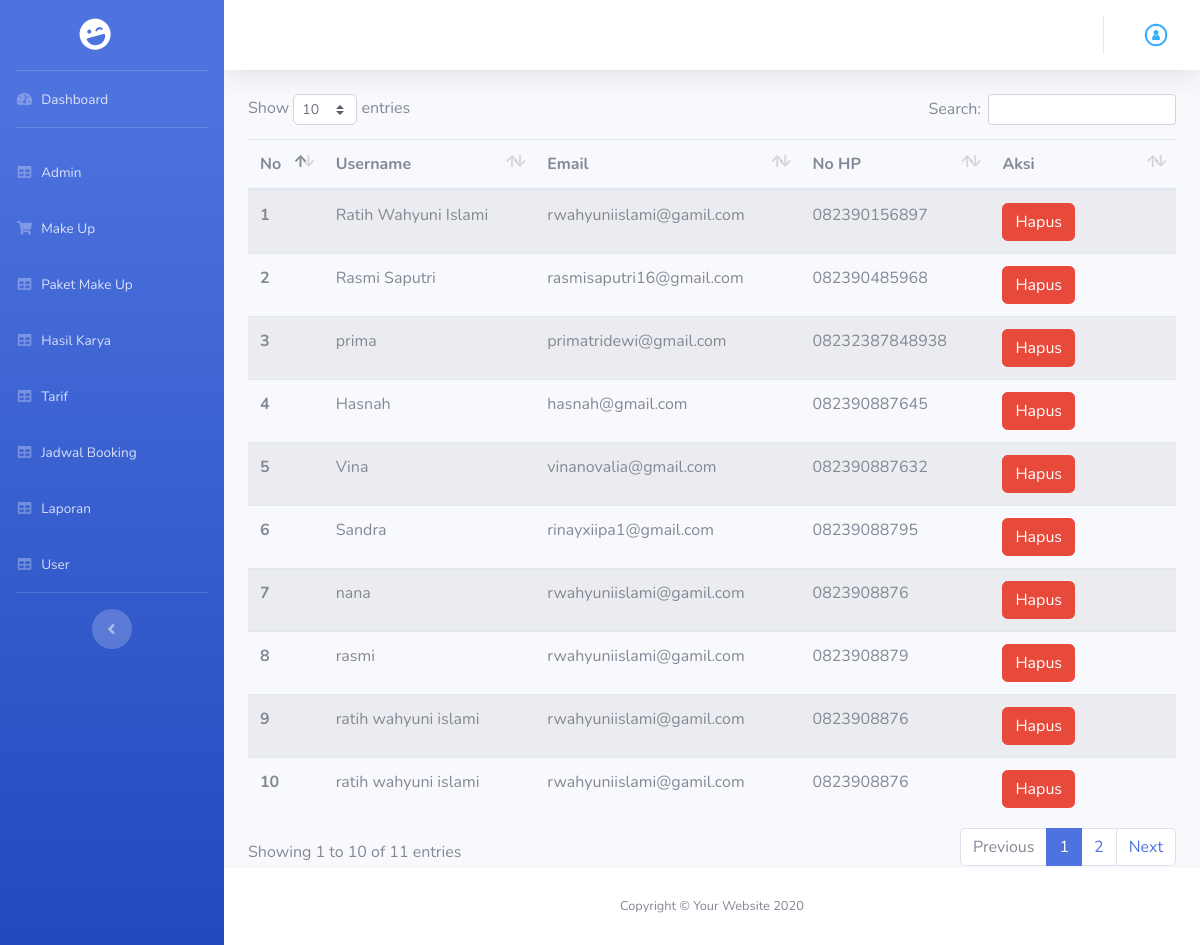
The app's page /index.php/admin/user with its own data.
### tables this page shows
CREATE TABLE `tb_pengguna` (
  `id_pengguna` int(11) NOT NULL,
  `username` varchar(20) NOT NULL,
  `password` text NOT NULL,
  `level` enum('Admin','Klien') NOT NULL,
  `jenis_kelamin` enum('Laki-laki','Perempuan') NOT NULL,
  `email` varchar(50) NOT NULL,
  `nohp` varchar(20) NOT NULL
);

### application/core/MY_Controller.php (called while the page is built, shortened)
<?php
class MY_Controller extends CI_Controller
{
	public function view_backend($view, $data = null)
	{
		$this->load->view('admin/templateBackend/header');
		$this->load->view('admin/templateBackend/sidebar');
		$this->load->view($view, $data);
		$this->load->view('admin/templateBackend/footer');
	}
}

### application/controllers/admin/User.php (called while the page is built, shortened)
<?php
class User extends MY_Controller
{
	public function index()
	{
		$data['user'] = $this->userModel->getAll();
		$this->view_backend('admin/user/user', $data);
	}
}

### index.php (called while the page is built, shortened)
<?php
require_once BASEPATH.'core/CodeIgniter.php';

### application/models/Backend/User_Model.php (called while the page is built, shortened)
<?php defined('BASEPATH') or exit('No direct script access allowed');
class User_Model extends CI_Model
{
	private $_table = "tb_pengguna";
	public function getAll()
	{
		return $this->db->get($this->_table)->result();
	}
}

### application/views/admin/user/user.php (the view, shortened to what this page needs)
<div class="container">
	<table class="table table-striped" id="dataTable">
		<thead>
			<tr>
				<th scope="col">No</th>
				<th scope="col">Username</th>
				<th scope="col">Email</th>
				<th scope="col">No HP</th>
				<th scope="col">Aksi</th>
			</tr>
		</thead>
		<tbody>
			<?php
			foreach ($user as $no => $ur) {
			?>
				<tr>
					<th scope="row"><?php echo $no + 1; ?></th>
					<td><?php echo $ur->username ?></td>
					<td><?php echo $ur->email ?></td>
					<td><?php echo $ur->nohp ?></td>
					<td style="width: 20%;"><a href="<?php echo base_url('admin/user_hapus/') . $ur->id_pengguna ?>" class="btn btn-danger">Hapus</a></td>
				</tr>
			<?php } ?>
		</tbody>
	</table>
</div>

### records on screen
tb_pengguna: username "Ratih Wahyuni Islami", email "rwahyuniislami@gamil.com", nohp "082390156897"
tb_pengguna: username "Rasmi Saputri", email "rasmisaputri16@gmail.com", nohp "082390485968"
tb_pengguna: username "prima", email "primatridewi@gmail.com", nohp "08232387848938"
tb_pengguna: username "Hasnah", email "hasnah@gmail.com", nohp "082390887645"
tb_pengguna: username "Vina", email "vinanovalia@gmail.com", nohp "082390887632"
tb_pengguna: username "Sandra", email "rinayxiipa1@gmail.com", nohp "08239088795"
tb_pengguna: username "nana", email "rwahyuniislami@gamil.com", nohp "0823908876"
tb_pengguna: username "rasmi", email "rwahyuniislami@gamil.com", nohp "0823908879"
tb_pengguna: username "ratih wahyuni islami", email "rwahyuniislami@gamil.com", nohp "0823908876"
tb_pengguna: username "ratih wahyuni islami", email "rwahyuniislami@gamil.com", nohp "0823908876"
